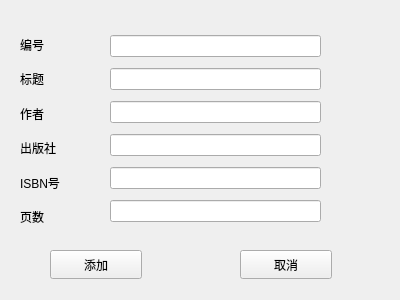
<?xml version="1.0" encoding="UTF-8"?>
<ui version="4.0">
 <class>modifyCategoryBooks</class>
 <widget class="QWidget" name="modifyCategoryBooks">
  <property name="geometry">
   <rect>
    <x>0</x>
    <y>0</y>
    <width>400</width>
    <height>300</height>
   </rect>
  </property>
  <property name="windowTitle">
   <string>添加物品</string>
  </property>
  <widget class="QWidget" name="layoutWidget">
   <property name="geometry">
    <rect>
     <x>110</x>
     <y>30</y>
     <width>211</width>
     <height>201</height>
    </rect>
   </property>
   <layout class="QVBoxLayout" name="verticalLayout_2">
    <item>
     <widget class="QLineEdit" name="Books_1"/>
    </item>
    <item>
     <widget class="QLineEdit" name="Books_2"/>
    </item>
    <item>
     <widget class="QLineEdit" name="Books_3"/>
    </item>
    <item>
     <widget class="QLineEdit" name="Books_4"/>
    </item>
    <item>
     <widget class="QLineEdit" name="Books_5"/>
    </item>
    <item>
     <widget class="QLineEdit" name="Books_6"/>
    </item>
   </layout>
  </widget>
  <widget class="QWidget" name="layoutWidget">
   <property name="geometry">
    <rect>
     <x>20</x>
     <y>30</y>
     <width>71</width>
     <height>201</height>
    </rect>
   </property>
   <layout class="QVBoxLayout" name="verticalLayout">
    <item>
     <widget class="QLabel" name="ID">
      <property name="text">
       <string>编号</string>
      </property>
     </widget>
    </item>
    <item>
     <widget class="QLabel" name="headLine">
      <property name="text">
       <string>标题</string>
      </property>
     </widget>
    </item>
    <item>
     <widget class="QLabel" name="authorName">
      <property name="text">
       <string>作者</string>
      </property>
     </widget>
    </item>
    <item>
     <widget class="QLabel" name="Publisher">
      <property name="text">
       <string>出版社</string>
      </property>
     </widget>
    </item>
    <item>
     <widget class="QLabel" name="ISBN">
      <property name="text">
       <string>ISBN号</string>
      </property>
     </widget>
    </item>
    <item>
     <widget class="QLabel" name="Pages">
      <property name="text">
       <string>页数</string>
      </property>
     </widget>
    </item>
   </layout>
  </widget>
  <widget class="QPushButton" name="addItemsButton">
   <property name="geometry">
    <rect>
     <x>50</x>
     <y>250</y>
     <width>92</width>
     <height>29</height>
    </rect>
   </property>
   <property name="text">
    <string>添加</string>
   </property>
  </widget>
  <widget class="QPushButton" name="exit">
   <property name="geometry">
    <rect>
     <x>240</x>
     <y>250</y>
     <width>92</width>
     <height>29</height>
    </rect>
   </property>
   <property name="text">
    <string>取消</string>
   </property>
  </widget>
 </widget>
 <tabstops>
  <tabstop>Books_1</tabstop>
  <tabstop>Books_2</tabstop>
  <tabstop>Books_3</tabstop>
  <tabstop>Books_4</tabstop>
  <tabstop>Books_5</tabstop>
  <tabstop>Books_6</tabstop>
 </tabstops>
 <resources/>
 <connections/>
</ui>
